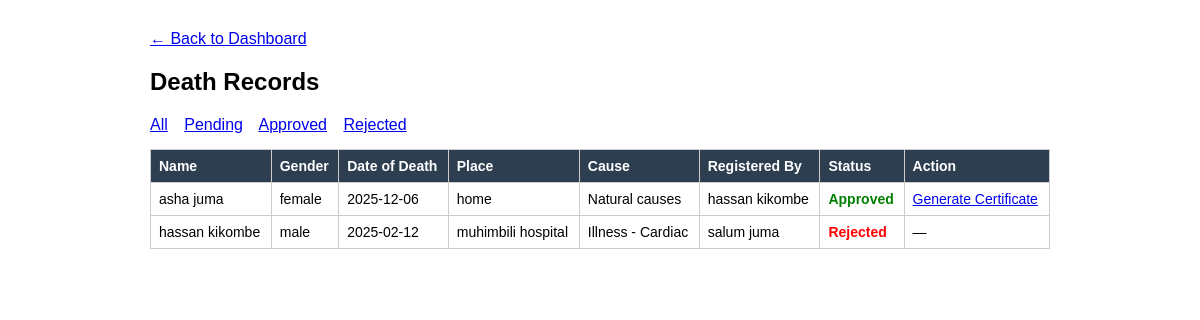
/views/list_deaths.php (signed in), run on the app's committed database.
### tables this page shows
CREATE TABLE `deceased` (
  `deceased_id` int(11) NOT NULL,
  `full_name` varchar(100) NOT NULL,
  `gender` enum('male','female') NOT NULL,
  `date_of_birth` date NOT NULL,
  `date_of_death` date NOT NULL,
  `place_of_death` varchar(150) NOT NULL,
  `national_id_encrypted` varbinary(255) DEFAULT NULL,
  `national_id_iv` varbinary(16) DEFAULT NULL,
  `cause_id` int(11) NOT NULL,
  `registered_by` int(11) NOT NULL,
  `status` enum('pending','approved','rejected') DEFAULT 'pending',
  `approved_by` int(11) DEFAULT NULL,
  `approved_at` datetime DEFAULT NULL,
  `created_at` timestamp NOT NULL DEFAULT current_timestamp()
);

CREATE TABLE `causes_of_death` (
  `cause_id` int(11) NOT NULL,
  `description` varchar(150) NOT NULL
);

CREATE TABLE `users` (
  `user_id` int(11) NOT NULL,
  `full_name` varchar(100) NOT NULL,
  `username` varchar(50) NOT NULL,
  `email` varchar(100) NOT NULL,
  `password_hash` varchar(255) NOT NULL,
  `role` enum('admin','registrar','hospital_staff') NOT NULL,
  `is_active` tinyint(1) DEFAULT 1,
  `created_at` timestamp NOT NULL DEFAULT current_timestamp()
);

### config/Database.php (called while the page is built, shortened)
<?php
class Database
{
    private static $instance = null;
    private $connection;
    private $host = "localhost";
    private $dbname = "death_registration";
    private $username = "root";
    private $password = "";
    private function __construct()
    {
        try {
            $dsn = "mysql:host={$this->host};dbname={$this->dbname};charset=utf8mb4";
            $this->connection = new PDO($dsn, $this->username, $this->password);
            $this->connection->setAttribute(PDO::ATTR_ERRMODE, PDO::ERRMODE_EXCEPTION);
            $this->connection->setAttribute(PDO::ATTR_EMULATE_PREPARES, false);
        } catch (PDOException $e) {
            die("Database connection failed: " . $e->getMessage());
        }
    }
    public static function getInstance()
    {
        if (self::$instance === null) {
            self::$instance = new Database();
        }
        return self::$instance;
    }
    public function getConnection()
    {
        return $this->connection;
    }
}

### classes/Deceased.php (called while the page is built, shortened)
<?php
require_once __DIR__ . '/../config/Database.php';
class Deceased
{
    private $db;
    public function __construct()
    {
        $this->db = Database::getInstance()->getConnection();
    }
    public function getAll($statusFilter = null)
    {
        $sql = "SELECT d.deceased_id, d.full_name, d.gender, d.date_of_birth, d.date_of_death,
                       d.place_of_death, d.status, c.description AS cause,
                       u.full_name AS registered_by_name
                FROM deceased d
                JOIN causes_of_death c ON d.cause_id = c.cause_id
                JOIN users u ON d.registered_by = u.user_id";
        $sql .= " ORDER BY d.created_at DESC";
        $stmt = $this->db->prepare($sql);
        if ($statusFilter) {
            $stmt->execute([':status' => $statusFilter]);
        } else {
            $stmt->execute();
        }
        return $stmt->fetchAll(PDO::FETCH_ASSOC);
    }
}

### views/list_deaths.php (the view, shortened to what this page needs)
<?php
require_once __DIR__ . '/../classes/Deceased.php';
$deceased = new Deceased();
$statusFilter = $_GET['status'] ?? null;
$records = $deceased->getAll($statusFilter);
?>
<!DOCTYPE html>
<html lang="en">
<head>
</head>
<body>
    <p><a href="dashboard.php">&larr; Back to Dashboard</a></p>
    <h2>Death Records</h2>
    <div class="filters">
        <a href="list_deaths.php">All</a>
        <a href="list_deaths.php?status=pending">Pending</a>
        <a href="list_deaths.php?status=approved">Approved</a>
        <a href="list_deaths.php?status=rejected">Rejected</a>
    </div>
    <table>
        <tr>
            <th>Name</th>
            <th>Gender</th>
            <th>Date of Death</th>
            <th>Place</th>
            <th>Cause</th>
            <th>Registered By</th>
            <th>Status</th>
            <?php if (in_array($_SESSION['role'], ['registrar', 'admin'])): ?>
                <th>Action</th>
            <?php endif; ?>
        </tr>
        <?php foreach ($records as $r): ?>
        <tr>
            <td><?= htmlspecialchars($r['full_name']) ?></td>
            <td><?= htmlspecialchars($r['gender']) ?></td>
            <td><?= htmlspecialchars($r['date_of_death']) ?></td>
            <td><?= htmlspecialchars($r['place_of_death']) ?></td>
            <td><?= htmlspecialchars($r['cause']) ?></td>
            <td><?= htmlspecialchars($r['registered_by_name']) ?></td>
            <td class="status-<?= $r['status'] ?>"><?= ucfirst($r['status']) ?></td>
            <?php if (in_array($_SESSION['role'], ['registrar', 'admin'])): ?>
            <td>
                <?php if ($r['status'] === 'pending'): ?>
                    <form class="inline" method="POST">
                        <input type="hidden" name="csrf_token" value="<?= $_SESSION['csrf_token'] ?>">
                        <input type="hidden" name="deceased_id" value="<?= $r['deceased_id'] ?>">
                        <button type="submit" name="action" value="approve">Approve</button>
                    </form>
                    <form class="inline" method="POST">
                        <input type="hidden" name="csrf_token" value="<?= $_SESSION['csrf_token'] ?>">
                        <input type="hidden" name="deceased_id" value="<?= $r['deceased_id'] ?>">
                        <button type="submit" name="action" value="reject">Reject</button>
                    </form>
                <?php elseif ($r['status'] === 'approved'): ?>
                    <a href="certificate.php?deceased_id=<?= $r['deceased_id'] ?>" target="_blank">Generate Certificate</a>
                <?php else: ?>
                    &mdash;
                <?php endif; ?>
            </td>
            <?php endif; ?>
        </tr>
        <?php endforeach; ?>
    </table>
</body>
</html>

### views/list_deaths.php (style rules this page uses)
body { font-family: Arial, sans-serif; max-width: 900px; margin: 30px auto; }
table { width: 100%; border-collapse: collapse; margin-top: 15px; }
th, td { border: 1px solid #ccc; padding: 8px; text-align: left; font-size: 14px; }
th { background: #2c3e50; color: white; }
.status-approved { color: green; font-weight: bold; }
.status-rejected { color: red; font-weight: bold; }
.filters a { margin-right: 12px; }

### data on the page
deceased: full_name "asha juma", gender "female", date_of_death "2025-12-06", place_of_death "home", cause.description "Natural causes", registered_by.full_name "hassan kikombe", status "Approved"
deceased: full_name "hassan kikombe", gender "male", date_of_death "2025-02-12", place_of_death "muhimbili hospital", cause.description "Illness - Cardiac", registered_by.full_name "salum juma", status "Rejected"
